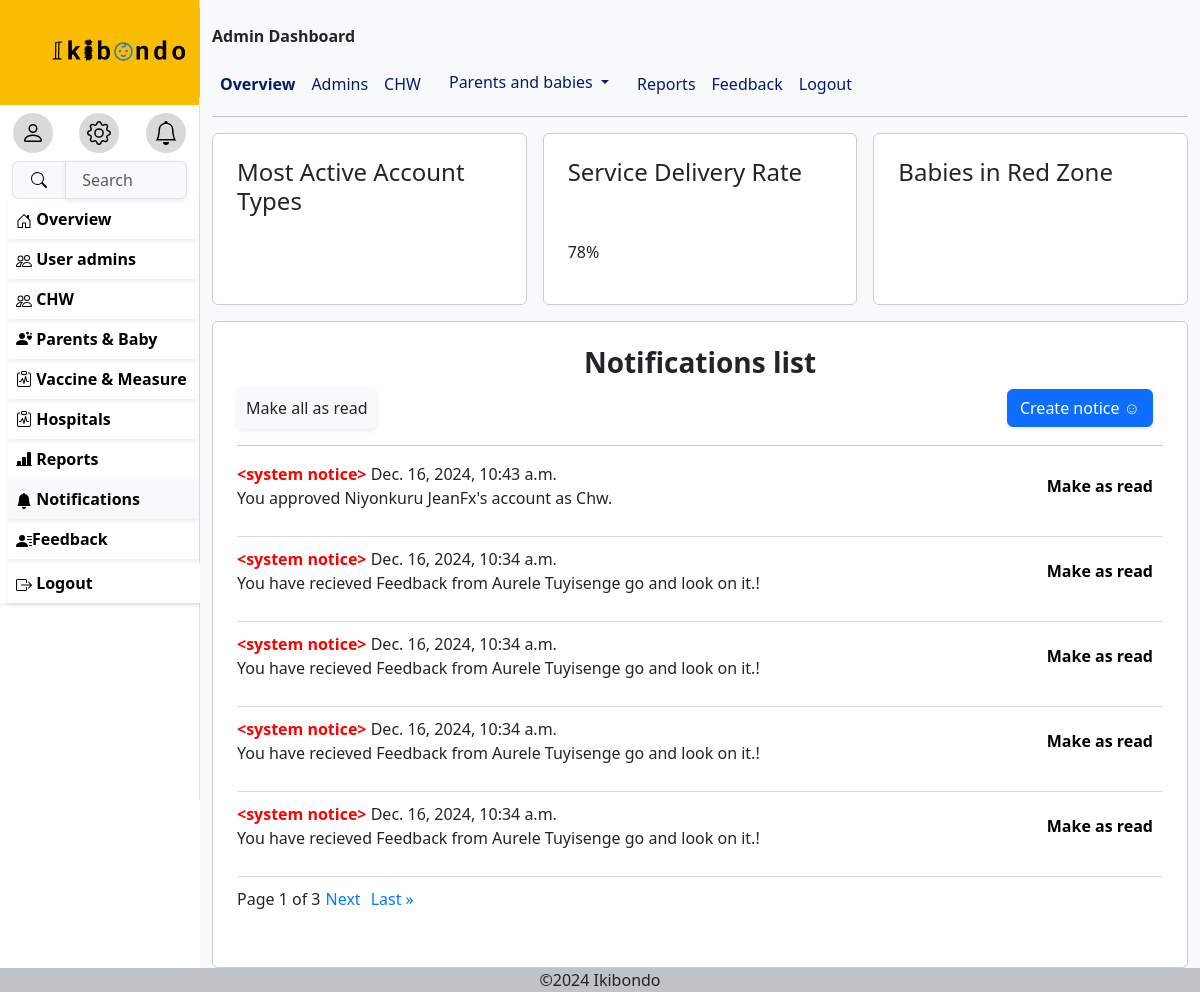
/notification (signed in), run on the app's committed database.
### ikibondoapp/models.py (models this page shows, shortened)
class Notification(models.Model):
    user = models.ForeignKey(settings.AUTH_USER_MODEL, on_delete=models.CASCADE, related_name="notifications")
    message = models.TextField()
    is_read = models.BooleanField(default=False)
    timestamp = models.DateTimeField(default=now)

### ikibondoapp/views.py (the view, shortened to what this page needs)
# urls.py: path('notification',notification_view,name='notification'),
@login_required
def notification_view(request):
    users=Myuser.objects.all()
    notification = request.user.notifications.all().order_by('-timestamp')
    paginator = Paginator(notification, 5)  # Show 5 notifications per page
    page_number = request.GET.get('page')
    notifications = paginator.get_page(page_number)
    return render(request, 'notifications.html', {'notifications': notifications,'users':users})

### ikibondoapp/models.py (called while the page is built)
    def __str__(self):
        return f"User:{self.first_name} {self.last_name} with: {self.phone_number}"

### TEMPLATES/notifications.html (shortened to what this page needs)
{% extends  'base.html' %}
{% block menu%}
<a href="{% url 'useradmin' %}" class="remove">
    <div class="p-2 ms-2 shadow-sm fw-bold hovs">
      Overview</div>
   </a>
   {%if user.role == 'Superadmin'%}
   <a href="{% url 'admins'%}" class="remove">
    <div class="p-2 ms-2 shadow-sm fw-bold hovs">
      User admins
     </div>
   </a>
   {%endif%}
   {% if user.role == 'Superadmin' or user.role == 'Nurse'%}
   <a href="{% url 'chw'%}" class="remove">
    <div class="p-2 ms-2 shadow-sm fw-bold hovs">
      CHW
     </div>
   </a>
   {%endif%}
   <a href="{% url 'parents' %}" class="remove hovs">
    <div class="p-2  ms-2 shadow-sm fw-bold hovs">
      <i class="bi bi-person-hearts"></i>
       Parents & Baby</div>
   </a>
   <a href="{% url 'vaccine' %}" class="remove">
    <div class="p-2 ms-2 shadow-sm fw-bold hovs">
      <i class="bi bi-clipboard-pulse"></i>
       Vaccine & Measure</div>
   </a>
   {% if user.role == 'Superadmin' or user.role == 'Nurse'%}
   <a href="{% url 'hospitals' %}" class="remove">
    <div class="p-2 ms-2 shadow-sm fw-bold  hovs">
      <i class="bi bi-clipboard-pulse"></i>
       Hospitals</div>
   </a>
   <a href="{% url 'reports' %}" class="remove">
    <div class="p-2 ms-2 shadow-sm fw-bold  hovs">
      <i class="bi bi-bar-chart-line-fill"></i>
      Reports</div>
   </a>
   {%endif%}
   <a href="{% url 'notification'%}" class="remove">
    <div class="p-2 ms-2 shadow-sm fw-bold bg-light  hovs">
      <svg xmlns="http://www.w3.org/2000/svg" width="16" height="16" fill="currentColor" class="bi bi-bell-fill" viewBox="0 0 16 16">
        <path d="M8 16a2 2 0 0 0 2-2H6a2 2 0 0 0 2 2m.995-14.901a1 1 0 1 0-1.99 0A5 5 0 0 0 3 6c0 1.098-.5 6-2 7h14c-1.5-1-2-5.902-2-7 0-2.42-1.72-4.44-4.005-4.901"/>
      </svg>
       Notifications</div>
   </a>
   {%if user.role == 'Superadmin' or user.role == 'Nurse'%}
   <a href="{% url 'adminfeedback'%}" class="remove">
    <div class="p-2 ms-2 shadow-sm fw-bold  hovs">
      Feedback
      </div>
   </a>
   {%endif%}
      <div>
      <form method="post" action="{% url 'logout' %}" class="container-fluid p-0 shadow-sm mt-1 me-0">
        <button type="submit" class="p-2 ms-2 shadow-sm fw-bold container-fluid border-0 bg-white text-start hovs" data-bs-toggle="modal" data-bs-target="#examplemodal">
           Logout</button>
        </form>
       </div>
{%endblock%}
{%block content%}
<div class="wrapper">
  <div class="box1">
      <h4>Most Active Account Types</h4>
      <div class="chart"></div>
  </div>
  <div class="box1">
      <h4>Service Delivery Rate</h4>
      <div class="chart">
          78%
      </div>
  </div>
  <div class="box1">
      <h4>Babies in Red Zone</h4>
      <div class="chart"></div>
  </div>
</div>
<div class="wrapper">
  <div class="box1">
    <div class="notifications-container ">
      <h3 class="text-center fw-bold">Notifications list</h3>
      <div class="actions hstack">
          <button type="submit" class="btn bg-light shadow-sm p-2 hov ">Make all as read</button>
          <button type="button" class="ms-auto btn shadow-sm btn-primary" data-bs-toggle="modal" data-bs-target="#exampleModal">
            Create notice ☺
          </button>
      </div>
    <hr class="px-0 mx-0" style="margin-inline:0 ; padding-inline: 0;">
      {% for notification in notifications %}
          <div class="notification-item hstack">
              <p>
                  <strong style="color: red;">&lt;system notice&gt;</strong> {{ notification.timestamp }} <br>
                  {{ notification.message }}
              </p>
              <p class=" ms-auto notification-actions">
                {% if notification.is_read %}
                    <button class="btn fw-bold">Make as unread</button>
                {% else %}
                    <button class=" btn fw-bold">Make as read</button>
                {% endif %}
              </p>
          </div>
      {% empty %}
          <p>No notifications available.</p>
      {% endfor %}
      <div class="pagination d-flex align-items-center">
          Page {{ notifications.number }} of {{ notifications.paginator.num_pages }}
          {% if notifications.has_next %}
              <a href="?page={{ notifications.next_page_number }}">Next</a>
              <a href="?page={{ notifications.paginator.num_pages }}">Last &raquo;</a>
          {% endif %}
      </div>
    </div>
  </div>
</div>
{%endblock%}

### TEMPLATES/base.html (style rules this page uses)
*, *::before, *::after { box-sizing: border-box; }
* { margin: 0; }
body { font-family: system-ui; max-width: 100%; margin-inline: auto; }
.remove { text-decoration: none; color: #000; font-weight: bolder; }
.wrapper { display: grid; grid-template-columns: repeat(auto-fit, minmax(250px, 1fr)); gap:1rem; margin-top: 1rem ; }
.box1 { background-color: #fff; border: 1px solid #ccc; border-radius: 6px; padding: 1.5rem; display: grid; grid-template-rows: subgrid; grid-row:span 3; }
.notifications-container { padding: 0px; margin: 0; background-color: #fff; }
.notification-item { border-bottom: 1px solid #ddd; margin-bottom: 10px; padding-bottom: 10px; }
.notification-actions button { background-color:#fff; color: #000; border: none; padding: 5px 10px; cursor: pointer; box-shadow: #000 10px; font-weight: bold; }
.actions button { margin-right: 10px; }
.pagination a { margin: 0 5px; text-decoration: none; color: #007BFF; }

### data on the page
Notification: timestamp "Dec. 16, 2024, 10:43 a.m.", message "You approved Niyonkuru JeanFx's account as Chw.", is_read "Make as read"
Notification: timestamp "Dec. 16, 2024, 10:34 a.m.", message "You have recieved Feedback from Aurele Tuyisenge go and look on it.!", is_read "Make as read"
Notification: timestamp "Dec. 16, 2024, 10:34 a.m.", message "You have recieved Feedback from Aurele Tuyisenge go and look on it.!", is_read "Make as read"
Notification: timestamp "Dec. 16, 2024, 10:34 a.m.", message "You have recieved Feedback from Aurele Tuyisenge go and look on it.!", is_read "Make as read"
Notification: timestamp "Dec. 16, 2024, 10:34 a.m.", message "You have recieved Feedback from Aurele Tuyisenge go and look on it.!", is_read "Make as read"

### other printed values
{{ notifications.number }} "1"
{{ notifications.paginator.num_pages }} "3"
